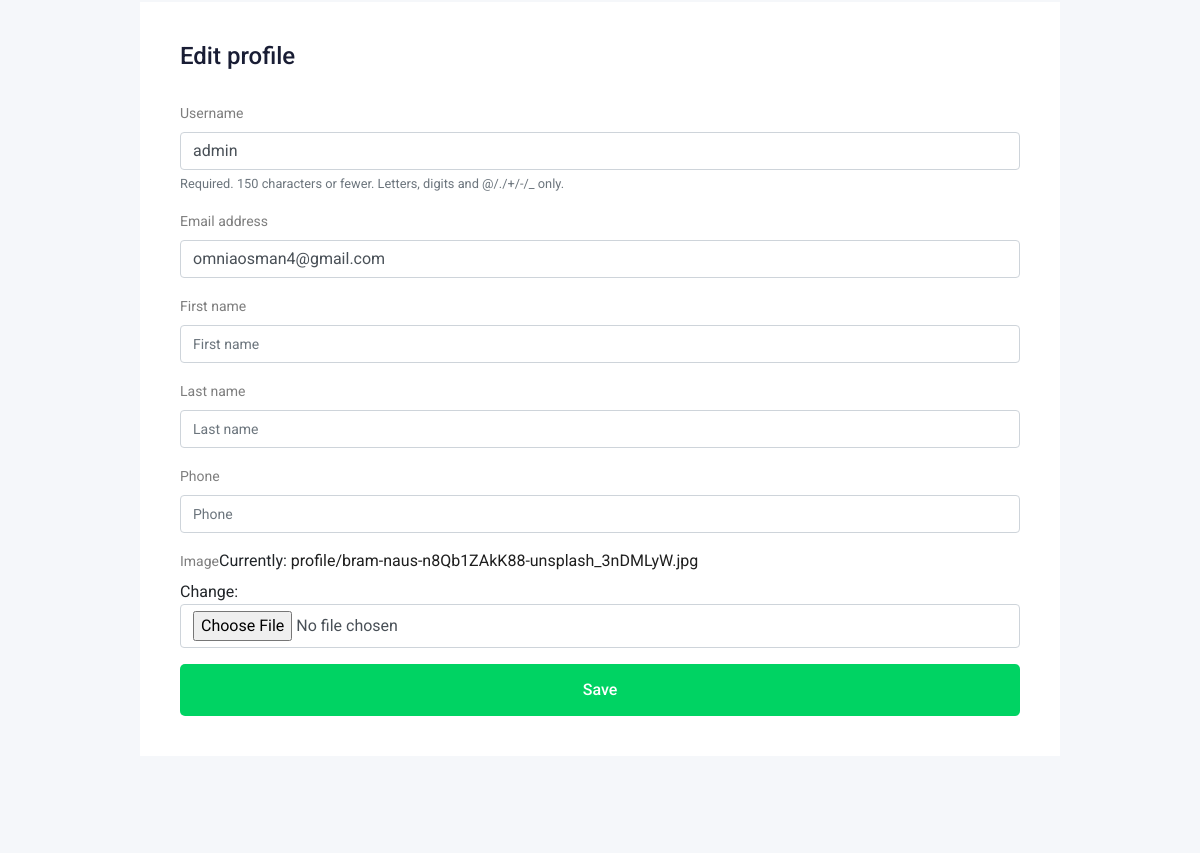
The page /accounts/profile/edit (signed in, middle part) on the database as committed earlier.
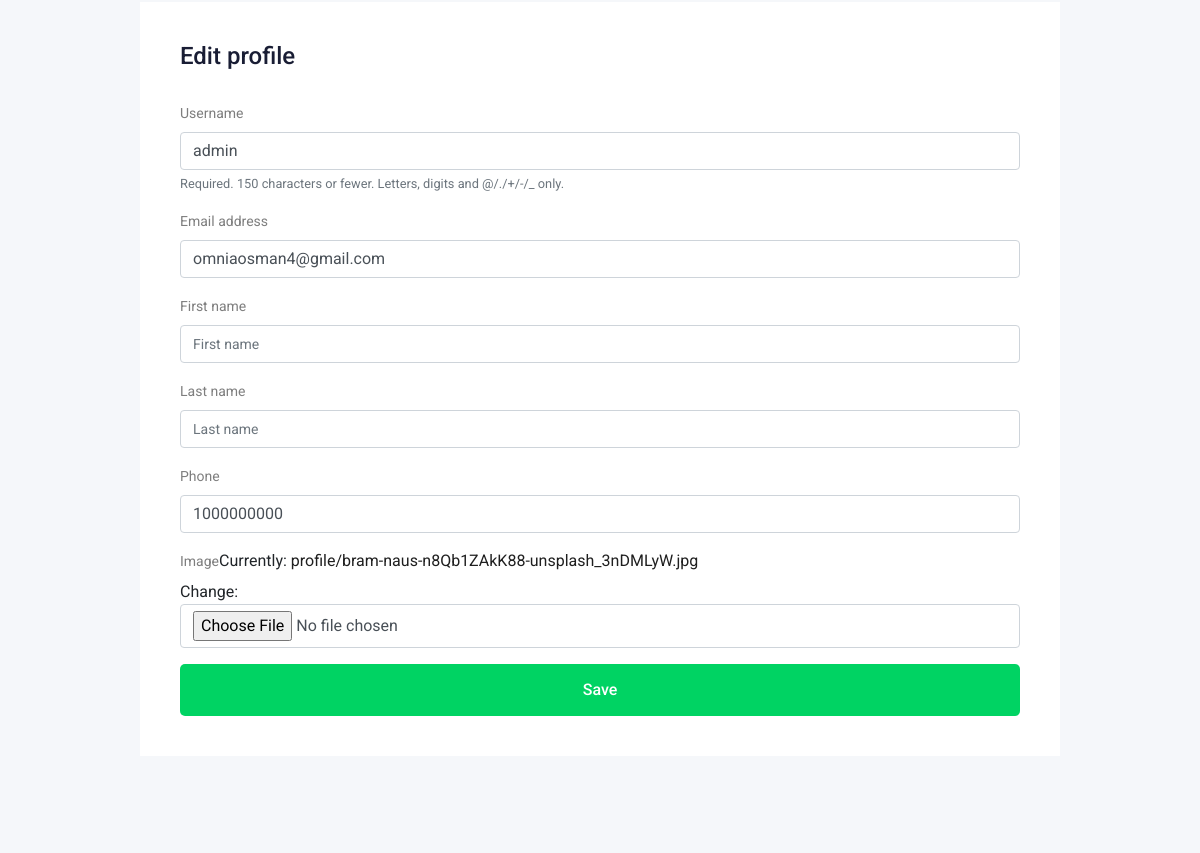
The same page on the database as committed later.
### accounts/models.py (models this page shows, shortened)
class Profile(models.Model):
    user  = models.OneToOneField(User, on_delete=models.CASCADE)
    phone = models.IntegerField(validators=[RegexValidator(r'^\d{1,10}$')], blank=True, null=True)
    image = models.ImageField(upload_to='profile/')
    city  = models.ForeignKey(City, on_delete=models.CASCADE, blank=True, null=True)

### accounts/views.py (the view)
# urls.py: path('profile/edit', views.profile_edit, name='profile_edit'),
def profile_edit(request):
    profile = Profile.objects.get(user=request.user)
    if request.method == 'POST':
        userForm = UserForm(request.POST, instance=request.user)
        profileForm = ProfileForm(request.POST, request.FILES, instance=profile)
        if userForm.is_valid() and profileForm.is_valid():
            userForm.save()
            myProfile = profileForm.save(commit=False)
            myProfile.user = request.user
            myProfile.save()
            return redirect(reverse('accounts:profile'))
        pass
    else:
        userForm = UserForm(instance=request.user)
        profileForm = ProfileForm(instance=profile)
    context = {'userForm': userForm, 'profileForm': profileForm}
    return render(request, 'accounts/profile_edit.html', context)

### accounts/forms.py
class UserForm(forms.ModelForm):
    class Meta:
        model = User
        fields = ('username', 'email', 'first_name', 'last_name')

class ProfileForm(forms.ModelForm):
    class Meta:
        model = Profile
        fields = '__all__'
        exclude = ('user',)

### accounts/templates/accounts/profile_edit.html (shortened to what this page needs)
{% extends 'base.html' %}
{% load bootstrap4 %}
{% block body %}
    <div class="job_details_area">
        <div class="container">
            <div class="row">
                <div class="col-lg-10 mx-auto">
                    <div class="apply_job_form white-bg">
                        <h4>Edit profile</h4>
                        <form  method='POST' enctype="multipart/form-data">
                            {% bootstrap_form userForm %}
                            {% bootstrap_form profileForm %}
                            {% buttons %}
                                <button href="{% url 'accounts:profile' %}" type="submit" class='boxed-btn3 w-100'>Save</button>
                            {% endbuttons %}
                        </form>
                    </div>
                </div>
            </div>
        </div>
    </div>
{% endblock body %}

### templates/base.html (shortened to what this page needs)
{% load static %}
<!doctype html>
<html class="no-js" lang="zxx">
<head>
    <link rel="stylesheet" href="{% static 'css/bootstrap.min.css' %}">
    <link rel="stylesheet" href="{% static 'css/owl.carousel.min.css' %}">
    <link rel="stylesheet" href="{% static 'css/magnific-popup.css' %}">
    <link rel="stylesheet" href="{% static 'css/font-awesome.min.css' %}">
    <link rel="stylesheet" href="{% static 'css/themify-icons.css' %}">
    <link rel="stylesheet" href="{% static 'css/nice-select.css' %}">
    <link rel="stylesheet" href="{% static 'css/flaticon.css' %}">
    <link rel="stylesheet" href="{% static 'css/jquery-ui.css' %}">
    <link rel="stylesheet" href="{% static 'css/gijgo.css' %}">
    <link rel="stylesheet" href="{% static 'css/animate.min.css' %}">
    <link rel="stylesheet" href="{% static 'css/slicknav.css' %}">
    <link href="{% static 'django_select2/css/select2.min.css' %}" rel="stylesheet" />
    <link rel="stylesheet" href="{% static 'css/style.css' %}">
</head>
<body>
    {% block body %}
    {% endblock body %}
</body>
</html>

Rows that differ between the two databases and show on the page:
changed Profile: phone (not shown) → "1000000000"
